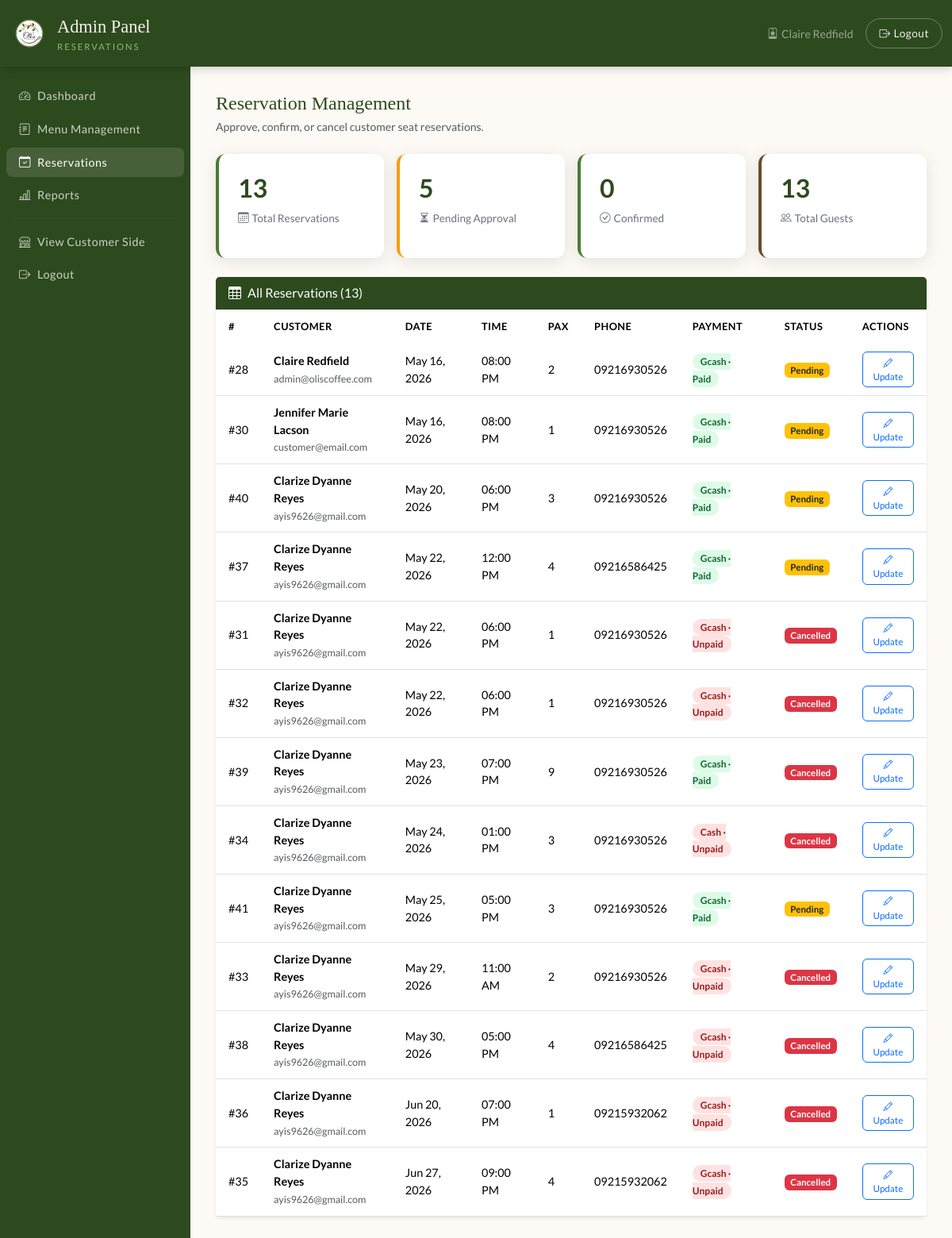
Before: /admin/manage_reservations.php (signed in) with the older database file.
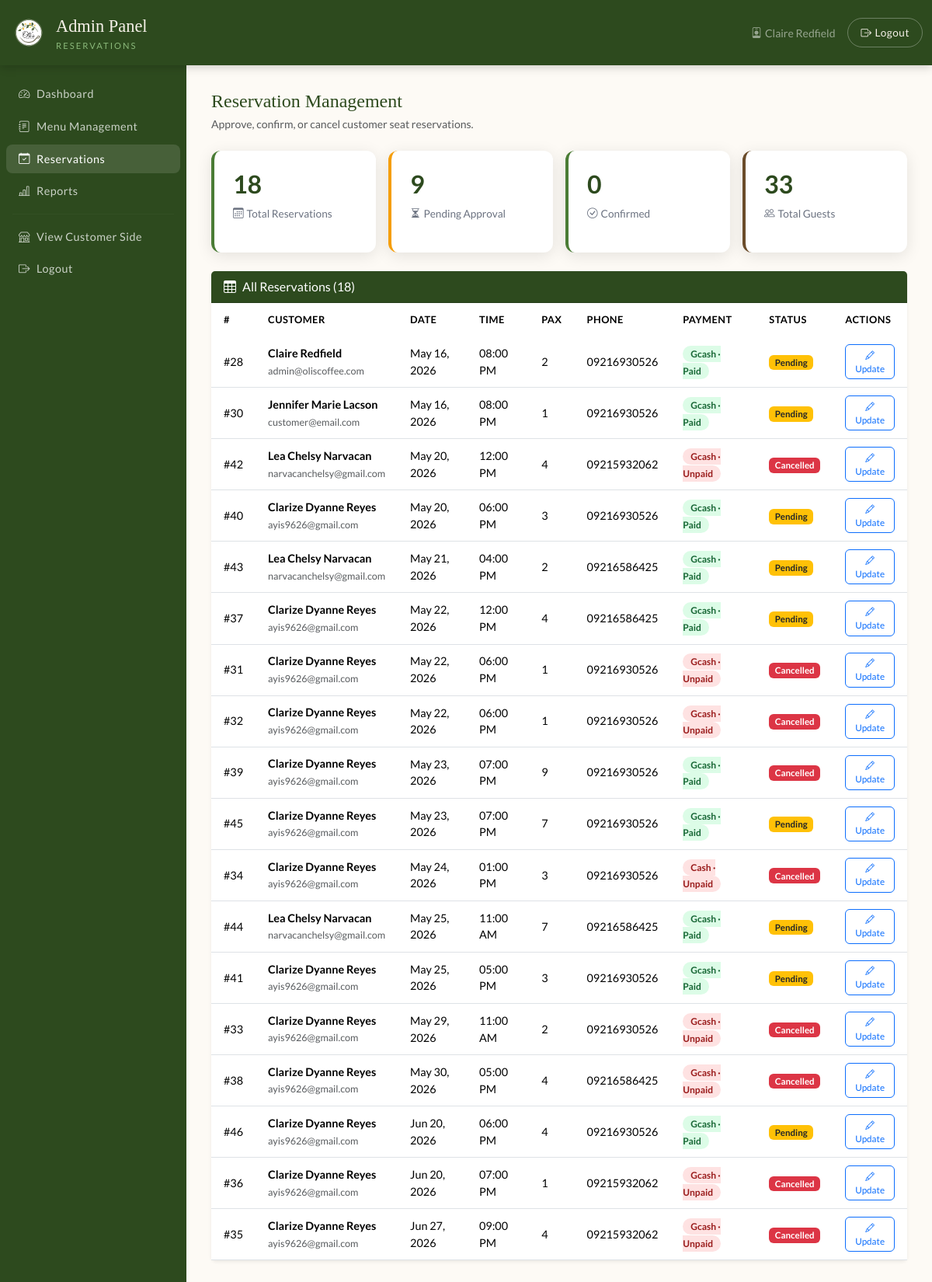
After: the same page with the newer database file.
### tables this page shows
CREATE TABLE `reservations` (
  `id` int(11) NOT NULL AUTO_INCREMENT,
  `user_id` int(11) NOT NULL,
  `res_date` date NOT NULL,
  `res_time` time NOT NULL,
  `pax` int(11) NOT NULL,
  `phone` varchar(20) NOT NULL,
  `notes` text DEFAULT NULL,
  `order_id` int(11) DEFAULT NULL,
  `payment_method` enum('gcash','cash') DEFAULT 'gcash',
  `payment_status` enum('unpaid','paid','refunded') DEFAULT 'unpaid',
  `paymongo_payment_id` varchar(64) DEFAULT NULL,
  `status` enum('pending','confirmed','cancelled') DEFAULT 'pending',
  `created_at` timestamp NOT NULL DEFAULT current_timestamp(),
  PRIMARY KEY (`id`),
  KEY `user_id` (`user_id`),
  KEY `fk_reservation_order` (`order_id`),
  CONSTRAINT `fk_reservation_order` FOREIGN KEY (`order_id`) REFERENCES `orders` (`id`) ON DELETE SET NULL,
  CONSTRAINT `reservations_ibfk_1` FOREIGN KEY (`user_id`) REFERENCES `users` (`id`) ON DELETE CASCADE
);

CREATE TABLE `users` (
  `id` int(11) NOT NULL AUTO_INCREMENT,
  `name` varchar(100) NOT NULL,
  `email` varchar(100) NOT NULL,
  `password` varchar(255) NOT NULL,
  `role` enum('admin','customer') DEFAULT 'customer',
  `created_at` timestamp NOT NULL DEFAULT current_timestamp(),
  `profile_pic` varchar(255) DEFAULT NULL,
  PRIMARY KEY (`id`),
  UNIQUE KEY `email` (`email`)
);

### admin/manage_reservations.php (the view, shortened to what this page needs)
<?php
$db = getDB();
$result = $db->query("
    SELECT r.*, u.name AS customer_name, u.email
    FROM reservations r
    JOIN users u ON r.user_id = u.id
    ORDER BY r.res_date ASC, r.res_time ASC
");
$reservations = $result ? $result->fetch_all(MYSQLI_ASSOC) : [];
$total     = count($reservations);
$pending   = count(array_filter($reservations, fn($r) => $r['status'] === 'pending'));
$confirmed = count(array_filter($reservations, fn($r) => $r['status'] === 'confirmed'));
$totalPax  = array_sum(array_column(array_filter($reservations, fn($r) => $r['status'] !== 'cancelled'), 'pax'));
$adminName = htmlspecialchars($_SESSION['user_name']);
?>
<!DOCTYPE html>
<html lang="en">
<head>
  <link rel="stylesheet" href="https://cdn.jsdelivr.net/npm/bootstrap@5.3.2/dist/css/bootstrap.min.css">
  <link rel="stylesheet" href="https://cdn.jsdelivr.net/npm/bootstrap-icons@1.11.3/font/bootstrap-icons.min.css">
  <link rel="stylesheet" href="../css/style.css">
</head>
<body>
<nav class="navbar navbar-expand-lg">
  <div class="container-fluid">
    <a class="navbar-brand" href="dashboard.php">
      <img src="../assets/logo.png" alt="Oli's SelfieTea & Coffee" style="height:50px;width:auto;">
      <div>Admin Panel <span class="sub">Reservations</span></div>
    </a>
    <div class="ms-auto d-flex align-items-center gap-3">
      <span class="text-white-50 small"><i class="bi bi-person-badge me-1"></i><?= $adminName ?></span>
      <a href="../logout.php" class="btn-logout nav-link"><i class="bi bi-box-arrow-right me-1"></i>Logout</a>
    </div>
  </div>
</nav>
<div class="d-flex">
  <aside class="admin-sidebar py-3">
    <nav class="nav flex-column">
      <a class="nav-link" href="dashboard.php"><i class="bi bi-speedometer2 me-2"></i>Dashboard</a>
      <a class="nav-link" href="menu_manage.php"><i class="bi bi-journal-text me-2"></i>Menu Management</a>
      <a class="nav-link active" href="manage_reservations.php"><i class="bi bi-calendar-check me-2"></i>Reservations</a>
      <a class="nav-link" href="reports.php"><i class="bi bi-bar-chart-line me-2"></i>Reports</a>
      <hr style="border-color:rgba(255,255,255,0.1); margin: 8px 16px;">
      <a class="nav-link" href="../index.php"><i class="bi bi-shop me-2"></i>View Customer Side</a>
      <a class="nav-link" href="../logout.php"><i class="bi bi-box-arrow-right me-2"></i>Logout</a>
    </nav>
  </aside>
  <main class="admin-content">
    <h4 class="mb-1" style="font-family:'Playfair Display',serif; color:var(--green-dark);">Reservation Management</h4>
    <p class="text-muted mb-4 small">Approve, confirm, or cancel customer seat reservations.</p>
    <div class="row g-3 mb-4">
      <div class="col-md-3">
        <div class="stat-card">
          <h3><?= $total ?></h3>
          <p><i class="bi bi-calendar3 me-1"></i>Total Reservations</p>
        </div>
      </div>
      <div class="col-md-3">
        <div class="stat-card" style="border-color: #f59e0b;">
          <h3><?= $pending ?></h3>
          <p><i class="bi bi-hourglass-split me-1"></i>Pending Approval</p>
        </div>
      </div>
      <div class="col-md-3">
        <div class="stat-card" style="border-color: var(--green-mid);">
          <h3><?= $confirmed ?></h3>
          <p><i class="bi bi-check-circle me-1"></i>Confirmed</p>
        </div>
      </div>
      <div class="col-md-3">
        <div class="stat-card" style="border-color: var(--brown);">
          <h3><?= $totalPax ?></h3>
          <p><i class="bi bi-people me-1"></i>Total Guests</p>
        </div>
      </div>
    </div>
    <div class="card border-0 shadow-sm">
      <div class="card-header" style="background:var(--green-dark); color:white;">
        <i class="bi bi-table me-2"></i>All Reservations (<?= $total ?>)
      </div>
      <div class="card-body p-0">
        <div class="table-responsive">
          <table class="table table-olis mb-0">
            <thead>
              <tr>
                <th>#</th><th>Customer</th><th>Date</th><th>Time</th><th>Pax</th>
                <th>Phone</th><th>Payment</th><th>Status</th><th>Actions</th>
              </tr>
            </thead>
            <tbody>
              <?php if (empty($reservations)): ?>
                <tr>
                  <td colspan="9" class="text-center text-muted py-5">
                    <i class="bi bi-calendar-x" style="font-size:2rem; display:block; margin-bottom:8px;"></i>
                    No reservations yet.
                  </td>
                </tr>
              <?php else: ?>
                <?php foreach ($reservations as $res): ?>
                <tr>
                  <td>#<?= $res['id'] ?></td>
                  <td>
                    <strong><?= htmlspecialchars($res['customer_name']) ?></strong><br>
                    <small class="text-muted"><?= htmlspecialchars($res['email']) ?></small>
                  </td>
                  <td><?= date('M d, Y', strtotime($res['res_date'])) ?></td>
                  <td><?= date('h:i A', strtotime($res['res_time'])) ?></td>
                  <td><?= $res['pax'] ?></td>
                  <td><?= htmlspecialchars($res['phone']) ?></td>
                  <td>
                    <span class="<?= $res['payment_status'] === 'paid' ? 'badge-available' : 'badge-unavailable' ?>">
                      <?= ucfirst($res['payment_method']) ?> · <?= ucfirst($res['payment_status']) ?>
                    </span>
                  </td>
                  <td>
                    <?php
                      $cls = match($res['status']) {
                        'confirmed' => 'badge bg-success',
                        'cancelled' => 'badge bg-danger',
                        default     => 'badge bg-warning text-dark'
                      };
                    ?>
                    <span class="<?= $cls ?>" style="font-size:0.72rem;"><?= ucfirst($res['status']) ?></span>
                  </td>
                  <td>
                    <div class="d-flex gap-1">
                    <button class="btn btn-sm btn-outline-primary" style="border-radius:6px;font-size:0.73rem;"
                            data-bs-toggle="modal" data-bs-target="#editModal"
                            data-id="<?= $res['id'] ?>"
                            data-status="<?= $res['status'] ?>"
                            data-pay="<?= $res['payment_status'] ?>"
                            data-name="<?= htmlspecialchars($res['customer_name']) ?>">
                      <i class="bi bi-pencil"></i> Update
                    </button>
                    </div>
                  </td>
                </tr>
                <?php endforeach; ?>
              <?php endif; ?>
            </tbody>
          </table>
        </div>
      </div>
    </div>
  </main>
</div>
</body>
</html>

### css/style.css (style rules this page uses)
:root { --green-dark: #2d4a1e; --green-mid: #4a7c35; --green-light: #8ab87a; --cream: #f5f0e8; --warm-white: #fdfaf5; --gold: #c9a84c; --brown: #6b4c2a; --text-dark: #1a1a1a; --text-muted: #6b7280; --shadow: 0 4px 20px rgba(0,0,0,0.1); --radius: 12px; }
* { box-sizing: border-box; margin: 0; padding: 0; }
body { font-family: 'Lato', sans-serif; background: var(--warm-white); color: var(--text-dark); min-height: 100vh; }
.navbar { background: var(--green-dark) !important; padding: 0.75rem 0; box-shadow: 0 2px 12px rgba(0,0,0,0.2); }
.navbar-brand { font-family: 'Playfair Display', serif; font-size: 1.4rem; color: var(--cream) !important; display: flex; align-items: center; gap: 10px; }
.navbar-brand span.sub { font-family: 'Lato', sans-serif; font-size: 0.7rem; color: var(--green-light); display: block; letter-spacing: 2px; text-transform: uppercase; }
.nav-link { color: var(--cream) !important; font-size: 0.88rem; letter-spacing: 0.5px; padding: 0.5rem 1rem !important; border-radius: 6px; transition: background 0.2s; }
.nav-link:hover, .nav-link.active { background: rgba(255,255,255,0.12) !important; color: var(--gold) !important; }
.btn-logout { background: transparent; border: 1px solid rgba(255,255,255,0.3); color: var(--cream) !important; font-size: 0.85rem; padding: 0.35rem 1rem; border-radius: 20px; transition: all 0.2s; }
.admin-sidebar { min-height: calc(100vh - 60px); background: var(--green-dark); color: white; width: 240px; flex-shrink: 0; }
.admin-sidebar .nav-link { color: rgba(255,255,255,0.75) !important; border-radius: 8px; margin: 2px 8px; font-size: 0.9rem; }
.admin-sidebar .nav-link:hover, .admin-sidebar .nav-link.active { background: rgba(255,255,255,0.12) !important; color: white !important; }
.admin-content { flex: 1; padding: 2rem; overflow-x: auto; }
.stat-card { background: white; border-radius: var(--radius); padding: 1.5rem; box-shadow: var(--shadow); border-left: 4px solid var(--green-mid); }
.stat-card h3 { font-size: 2rem; font-weight: 700; color: var(--green-dark); }
.stat-card p { color: var(--text-muted); font-size: 0.85rem; }
.table-olis thead { background: var(--green-dark); color: white; }
.table-olis thead th { font-weight: 600; font-size: 0.8rem; letter-spacing: 0.5px; text-transform: uppercase; padding: 12px 16px; border: none; }
.table-olis tbody td { padding: 10px 16px; vertical-align: middle; font-size: 0.9rem; }
.badge-available { background: #dcfce7; color: #166534; padding: 3px 10px; border-radius: 12px; font-size: 0.75rem; font-weight: 600; }
.badge-unavailable { background: #fee2e2; color: #991b1b; padding: 3px 10px; border-radius: 12px; font-size: 0.75rem; font-weight: 600; }

Changed rows visible on the page:
added reservations: id "42", user.name "Lea Chelsy Narvacan", user.email "narvacanchelsy@gmail.com", res_date "May 20, 2026", res_time "12:00 PM", pax "4", phone "09215932062", payment_method "Gcash", payment_status "Unpaid", status "Cancelled"
added reservations: id "43", user.name "Lea Chelsy Narvacan", user.email "narvacanchelsy@gmail.com", res_date "May 21, 2026", res_time "04:00 PM", pax "2", phone "09216586425", payment_method "Gcash", payment_status "Paid", status "Pending"
added reservations: id "45", user.name "Clarize Dyanne Reyes", user.email "ayis9626@gmail.com", res_date "May 23, 2026", res_time "07:00 PM", pax "7", phone "09216930526", payment_method "Gcash", payment_status "Paid", status "Pending"
added reservations: id "44", user.name "Lea Chelsy Narvacan", user.email "narvacanchelsy@gmail.com", res_date "May 25, 2026", res_time "11:00 AM", pax "7", phone "09216586425", payment_method "Gcash", payment_status "Paid", status "Pending"
added reservations: id "46", user.name "Clarize Dyanne Reyes", user.email "ayis9626@gmail.com", res_date "Jun 20, 2026", res_time "06:00 PM", pax "4", phone "09216930526", payment_method "Gcash", payment_status "Paid", status "Pending"
Other visible differences:
$total: "13" → "18"
$pending: "5" → "9"
$totalPax: "13" → "33"
